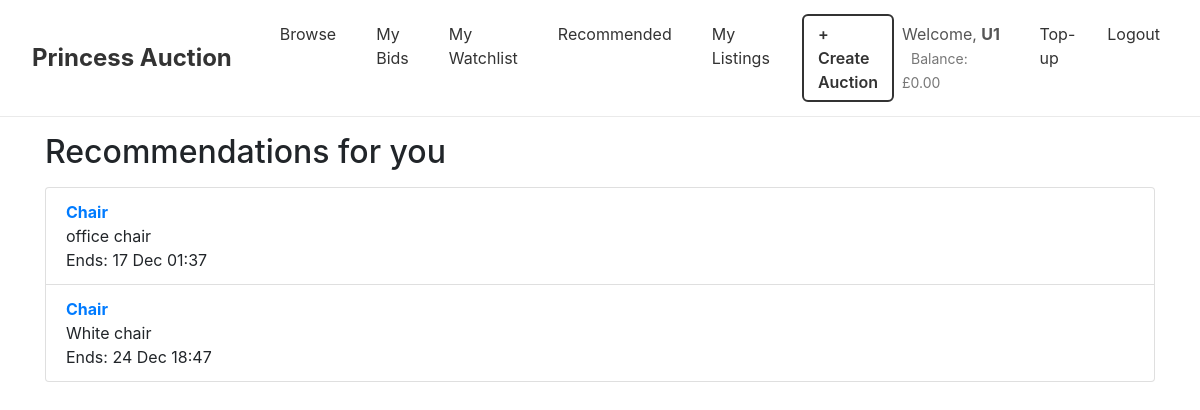
/recommendations.php (signed in), run on the app's committed database.
### tables this page shows
CREATE TABLE `user` (
  `user_id` int(11) NOT NULL,
  `username` varchar(50) NOT NULL,
  `email` varchar(255) NOT NULL,
  `password_hash` varchar(255) NOT NULL,
  `account_type` enum('buyer','seller','admin') DEFAULT 'buyer',
  `created_at` datetime DEFAULT current_timestamp(),
  `balance` decimal(10,2) NOT NULL DEFAULT 0.00
);

CREATE TABLE `auction` (
  `auction_id` int(11) NOT NULL,
  `item_id` int(11) NOT NULL,
  `start_price` decimal(10,2) NOT NULL CHECK (`start_price` > 0),
  `reserve_price` decimal(10,2) NOT NULL CHECK (`reserve_price` >= 0),
  `start_time` datetime DEFAULT current_timestamp(),
  `end_time` datetime NOT NULL,
  `status` enum('Sched','Live','Closed','Unsold') DEFAULT 'Sched'
);

CREATE TABLE `item` (
  `item_id` int(11) NOT NULL,
  `seller_id` int(11) NOT NULL,
  `category_id` int(11) DEFAULT NULL,
  `title` varchar(255) NOT NULL,
  `description` text DEFAULT NULL,
  `condition` varchar(50) NOT NULL,
  `date_created` datetime DEFAULT current_timestamp()
);

### utilities.php (called while the page is built, shortened)
<?php
function hasRole($role) {
    return isset($_SESSION['roles']) && in_array($role, $_SESSION['roles']);
}

### recommendations.php (the view, shortened to what this page needs)
<?php require("utilities.php")?>
<?php include_once("header.php")?>
<div class="container">
<h2 class="my-3">Recommendations for you</h2>
<?php
$user_id = $_SESSION['user_id'];
$conn = connectDB();
$sql_rec = "
    SELECT DISTINCT a.auction_id, i.item_id, i.title, i.description, a.end_time
    FROM auction a
    JOIN item i ON a.item_id = i.item_id
    WHERE a.end_time > NOW()
      AND i.category_id IN (
          SELECT DISTINCT i2.category_id
          FROM (
              -- Active auctions that you have bid on
              SELECT b.auction_id
              FROM bid b
              JOIN auction a1 ON b.auction_id = a1.auction_id
              WHERE b.bidder_id = ?
                AND a1.end_time > NOW()
              UNION
              -- Active auctions in your watchlist
              SELECT w.auction_id
              FROM watchlist w
              JOIN auction a2 ON w.auction_id = a2.auction_id
              WHERE w.user_id = ?
                AND a2.end_time > NOW()
          ) uw
          JOIN auction a3 ON uw.auction_id = a3.auction_id
          JOIN item    i2 ON a3.item_id    = i2.item_id
      )
      -- Do not recommend auctions you already bid on
      AND a.auction_id NOT IN (
          SELECT auction_id FROM bid WHERE bidder_id = ?
      )
      -- Do not recommend auctions already in your watchlist
      AND a.auction_id NOT IN (
          SELECT auction_id FROM watchlist WHERE user_id = ?
      )
    ORDER BY a.end_time ASC
    LIMIT 20
";
$stmt_rec = $conn->prepare($sql_rec);
$stmt_rec->bind_param("iiii", $user_id, $user_id, $user_id, $user_id);
$stmt_rec->execute();
$res_rec = $stmt_rec->get_result();
echo '<ul class="list-group">';
while ($row = $res_rec->fetch_assoc()) {
    $end = new DateTime($row['end_time']);
    echo '
      <li class="list-group-item">
        <a href="listing.php?item_id=' . $row['item_id'] . '">
          <strong>' . htmlspecialchars($row['title']) . '</strong>
        </a><br>
        ' . htmlspecialchars($row['description']) . '<br>
        Ends: ' . $end->format('j M H:i') . '
      </li>';
}
echo '</ul>';
?>
</div>
<?php include_once("footer.php")?>

### header.php (shortened to what this page needs)
<?php
require_once("utilities.php");
if (!isset($connection)) {
    $connection = connectDB();
}
$current_url = $_SERVER['REQUEST_URI'] ?? 'index.php';
$user_balance = null;
if (isset($_SESSION['logged_in']) && $_SESSION['logged_in'] == true && isset($_SESSION['user_id'])) {
    $uid = (int)$_SESSION['user_id'];
    if ($stmt = $connection->prepare("SELECT balance FROM user WHERE user_id = ?")) {
        $stmt->bind_param("i", $uid);
        $stmt->execute();
        $stmt->bind_result($user_balance);
    }
}
?>
<!doctype html>
<html lang="en">
<head>
  <link rel="stylesheet" href="css/bootstrap.min.css">
  <link rel="stylesheet" href="https://cdnjs.cloudflare.com/ajax/libs/font-awesome/4.7.0/css/font-awesome.min.css">
  <link rel="stylesheet" href="https://cdnjs.cloudflare.com/ajax/libs/font-awesome/6.4.0/css/all.min.css">
  <link rel="stylesheet" href="css/custom.css">
</head>
<body>
<nav class="navbar navbar-expand-lg"
     style="background:#ffffff; border-bottom:1px solid #eaeaea; padding:14px 32px;">
  <a class="navbar-brand" href="index.php"
     style="font-size:24px; font-weight:700; color:#333; margin-right:40px;">
     Princess Auction
  </a>
  <div class="collapse navbar-collapse" id="mainNavbar">
    <ul class="navbar-nav" style="gap:24px; font-size:16px;">
      <li class="nav-item">
        <a class="nav-link" href="browse.php" style="color:#333;">Browse</a>
      </li>
      <?php if (hasRole('buyer')): ?>
        <li class="nav-item"><a class="nav-link" href="mybids.php" style="color:#333;">My Bids</a></li>
        <li class="nav-item"><a class="nav-link" href="mywatchlist.php" style="color:#333;">My Watchlist</a></li>
        <li class="nav-item"><a class="nav-link" href="recommendations.php" style="color:#333;">Recommended</a></li>
      <?php endif; ?>
      <?php if (hasRole('seller')): ?>
        <li class="nav-item"><a class="nav-link" href="mylistings.php" style="color:#333;">My Listings</a></li>
        <li class="nav-item">
            <a class="nav-link" href="create_auction.php"
               style="padding:6px 14px; border:2px solid #333; border-radius:6px; font-weight:600; color:#333;">
                + Create Auction
            </a>
        </li>
      <?php endif; ?>
    </ul>
  </div>
  <ul class="navbar-nav ml-auto" style="font-size:16px; gap:16px;">
    <?php if (isset($_SESSION['logged_in']) && $_SESSION['logged_in'] == true): ?>
        <li class="nav-item">
          <span class="nav-link" style="color:#555;">
            Welcome, <b><?php echo htmlspecialchars($_SESSION['username']); ?></b>
            <?php if ($user_balance !== null): ?>
              <span style="font-size:14px; color:#777;">
                Balance: £<?php echo number_format($user_balance, 2); ?>
              </span>
            <?php endif; ?>
          </span>
        </li>
        <li class="nav-item">
          <a class="nav-link"
             href="topup.php?return=<?php echo urlencode($current_url); ?>"
             style="color:#333;">
            Top-up
          </a>
        </li>
        <li class="nav-item">
          <a class="nav-link" href="logout.php" style="color:#333;">Logout</a>
        </li>
    <?php endif; ?>
  </ul>
</nav>

### data on the page
user: balance "0.00"
auction: item.title "Chair", item.description "office chair", end_time "17 Dec 01:37"
auction: item.title "Chair", item.description "White chair", end_time "24 Dec 18:47"

### other printed values
$_SESSION['username'] "U1"
